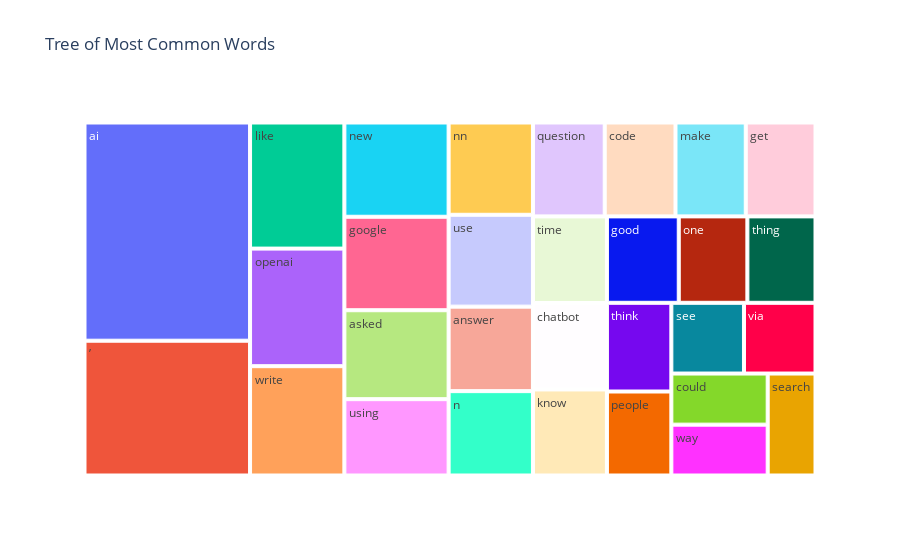

The notebook cell saved with this chart:
### Code cell
#tree map using plotly.express
fig = px.treemap(temp, path=['Common_words'], values='count',title='Tree of Most Common Words')
fig.show()

### Figure 1 — Plotly figure (JSON) as saved in the notebook; plotly's stock layout.template omitted (floating-point values rounded to 4 significant figures)
{"data": [{"branchvalues": "total", "domain": {"x": [0, 1], "y": [0, 1]}, "hovertemplate": "labels=%{label}<br>count=%{value}<br>parent=%{parent}<br>id=%{id}<extra></extra>", "ids": ["ai", "answer", "asked", "chatbot", "code", "could", "get", "good", "google", "know", "like", "make", "n", "new", "nn", "one", "openai", "people", "question", "search", "see", "thing", "think", "time", "use", "using", "via", "way", "write", "’"], "labels": ["ai", "answer", "asked", "chatbot", "code", "could", "get", "good", "google", "know", "like", "make", "n", "new", "nn", "one", "openai", "people", "question", "search", "see", "thing", "think", "time", "use", "using", "via", "way", "write", "’"], "name": "", "parents": ["", "", "", "", "", "", "", "", "", "", "", "", "", "", "", "", "", "", "", "", "", "", "", "", "", "", "", "", "", ""], "type": "treemap", "values": [49998, 9861, 12834, 8848, 9198, 6815, 9062, 8593, 13486, 8810, 16463, 9131, 9846, 13599, 10770, 8207, 15350, 7491, 9325, 6745, 7110, 8147, 7913, 8870, 10717, 11013, 7004, 6780, 14271, 30884]}], "layout": {"legend": {"tracegroupgap": 0}, "title": {"text": "Tree of Most Common Words"}}}
